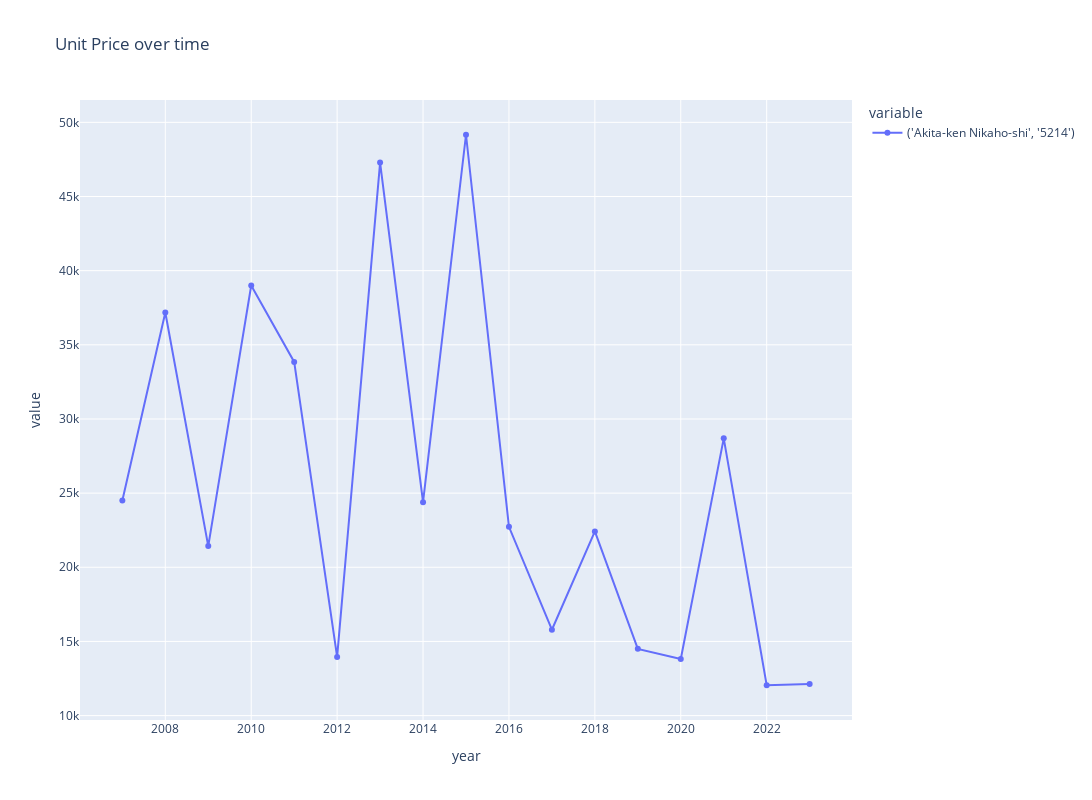

Source (notebook cell):
### Code cell
plot_time_series(
    plot_df,
    metrics["median"],
    group_by_columns,
    granularity_columns,
    f"Unit Price over time",
    # visible="legendonly",
)

### Figure 1 — Plotly figure (JSON) as saved in the notebook; plotly's stock layout.template omitted (floating-point values rounded to 4 significant figures)
{"data": [{"hovertemplate": "variable=('Akita-ken Nikaho-shi', '5214')<br>year=%{x}<br>value=%{y}<extra></extra>", "legendgroup": "('Akita-ken Nikaho-shi', '5214')", "line": {"color": "#636efa", "dash": "solid"}, "marker": {"symbol": "circle"}, "mode": "lines+markers", "name": "('Akita-ken Nikaho-shi', '5214')", "orientation": "v", "showlegend": true, "type": "scatter", "x": [2007, 2008, 2009, 2010, 2011, 2012, 2013, 2014, 2015, 2016, 2017, 2018, 2019, 2020, 2021, 2022, 2023], "xaxis": "x", "y": [24500, 37180.0, 21430.0, 39000, 33850.0, 13950.0, 47290.0, 24390.0, 49160.0, 22730.0, 15790.0, 22420.0, 14500, 13820.0, 28700.0, 12050.0, 12130.0], "yaxis": "y"}], "layout": {"autosize": false, "height": 800, "hovermode": "closest", "legend": {"title": {"text": "variable"}, "tracegroupgap": 0}, "title": {"text": "Unit Price over time"}, "width": 1600, "xaxis": {"anchor": "y", "domain": [0, 1], "title": {"text": "year"}}, "yaxis": {"anchor": "x", "domain": [0, 1], "title": {"text": "value"}}}}
